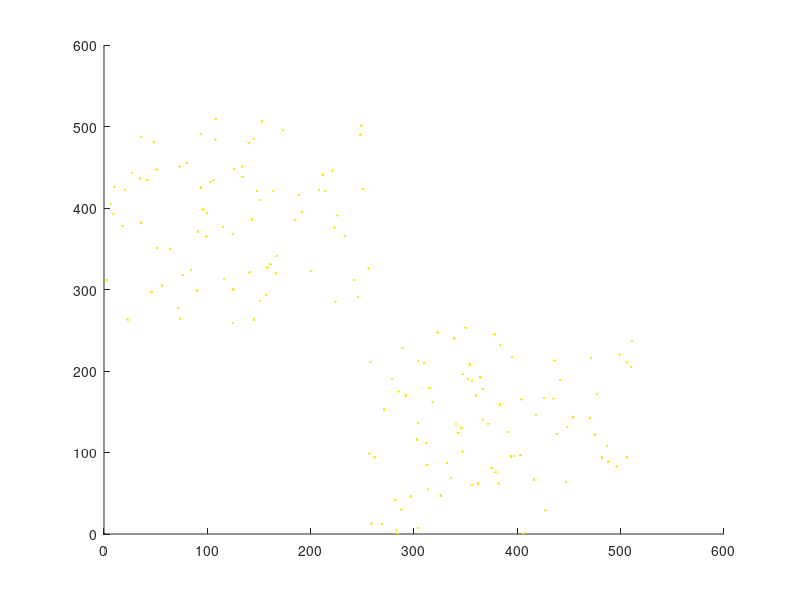
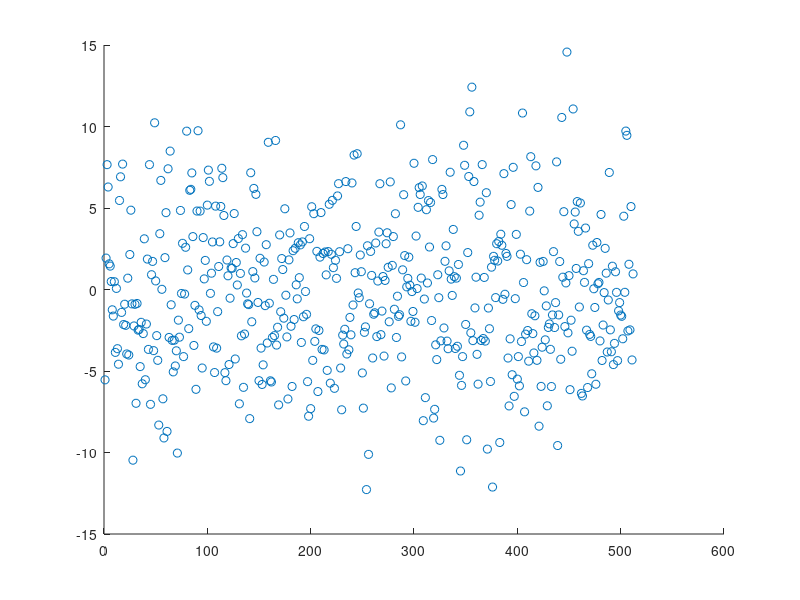
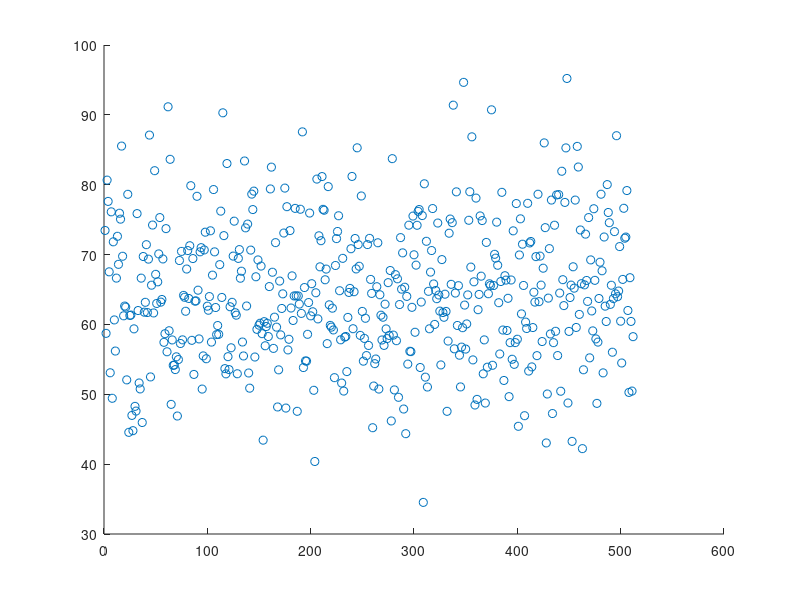
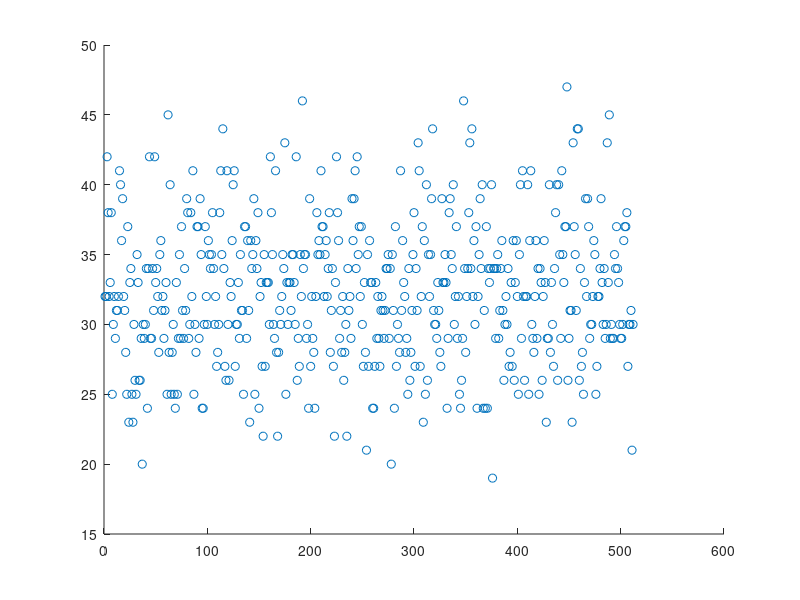

MATLAB code to generate these figures, in order:
J=importdata('4mat.txt');
[n,m] = size(J);
%-------------------------------------------------
AA = [0,0,0];

for i = 1:n
    for j =1:m
        if J(i,j) >= 0.99
            A=[i,j,1+J(i,j)];
            AA =cat(1,AA,A);        
        end
    end
    % A = i*ones(m); 
   %  B = 1:m;
  %   AA = cat(1,AA,A);
%     BB = cat(1,BB,B);
 %    JJ = cat(1, JJ, J(i,:) );
%    for j = 1: m 
%          scatter(n,m,[],J(n,m));
%          hold on;
end
scatter(AA(:,1), AA(:,2),[],AA(:,3),'.');
%-------------------------------------------------
BB = zeros(n, 6);

for i= 1:n
    BB(i, 1) = sum(J(i,:));
    BB(i, 2) = sum(J(:,i));
    BB(i, 3) = BB(i,1) + BB(i, 2);
    for j= 1:m
        if J(i,j) ~= 0 
            BB(i, 3) = BB(i, 3) + 1;
        end
        
        if J(i,j) > 0 
            BB(i,4) = BB(i,4) +1;
        end
          
            
    end
end
figure;
x = 1:n;
scatter(x , BB(:,1));
figure;
scatter(x, BB(:,3));
figure;
scatter(x, BB(:,4));
display(BB(302,4));
%display(BB(116,1));
%display(BB(116,2));
%display(BB(303, 2));
%display(BB(302, 4));
%---------------------------------------------------
% a = tabulate(BB(:,4));
% scatter(a(:,1),a(:,2));